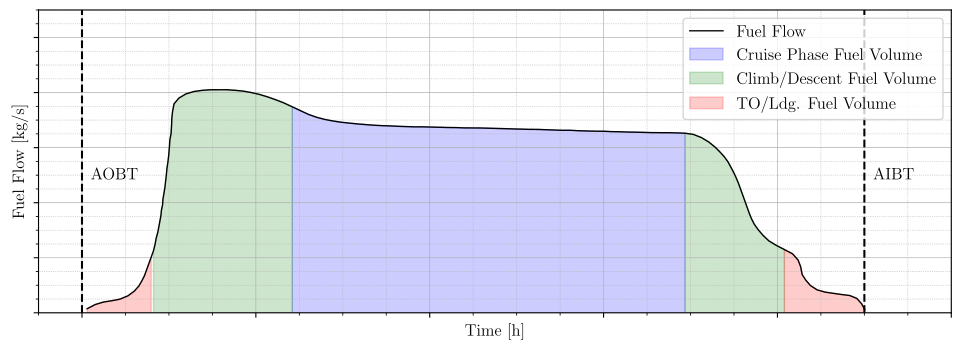

Python code for this plot:
#%%
# runs code as interactive cell 
# https://code.visualstudio.com/docs/python/jupyter-support-py

# IMPORTS #######################################

# sys
import os
# plotting
import matplotlib.pyplot as plt
# unit conversion
cm = 1/2.54 # for inches-cm conversion
# time manipulation
from datetime import datetime
# data science
import numpy as np
import pandas as pd

# SETUP #########################################

plt.rcParams.update({
    "text.usetex": True,
    "font.family": "Arial",
    "font.sans-serif": "Computer Modern",
    'font.size': 12
})

# DATA IMPORT ###################################

# based on "Total Fuel Burn" figure in:
# https://eaglepubs.erau.edu/introductiontoaerospaceflightvehicles/chapter/flight-range-endurance/
df_ff = pd.read_csv(
    filepath_or_buffer = r'data/data.csv'
)

# DATA MANIPULATION #############################

# FIGURE ########################################

# SETUP ######################

fig, ax = plt.subplots(
    num = 'main',
    nrows = 1,
    ncols = 1,
    dpi = 300,
    figsize=(30*cm, 10*cm), # A4=(210x297)mm,
)

# AXIS LIMITS ################

ax.set_xlim(-0.05, 1)
ax.set_ylim(0, 1.1)

# TICKS AND LABELS ###########

ax.minorticks_on()
ax.tick_params(axis='x', which='minor', bottom=True)
ax.tick_params(axis='both', which='both', labelbottom=False, labelleft=False)

# GRIDS ######################

ax.grid(which='major', axis='y', linestyle='-', linewidth = 0.5)
ax.grid(which='minor', axis='y', linestyle=':', linewidth = 0.5)
ax.grid(which='major', axis='x', linestyle='-', linewidth = 0.5)
ax.grid(which='minor', axis='x', linestyle=':', linewidth = 0.5)

# axes[0]IS LABELS ################

ax.set_xlabel('Time [h]')
ax.set_ylabel("Fuel Flow [kg/s]")

# PLOTTING ###################

plt.plot(
    df_ff['time'],
    df_ff['ff'].rolling(window=1).mean(),
    color='black',
    linestyle='-',
    linewidth=1,
    label = 'Fuel Flow'
)

x = df_ff['time'].rolling(window=1).mean()
y = df_ff['ff']

ax.fill_between(
    x,
    y,
    where = (x >= 0.24) & (x <= 0.7),
    alpha = 0.2, color='blue',
    label='Cruise Phase Fuel Volume'
)
ax.fill_between(
    x,
    y,
    where = (x >= 0.08) & (x <= 0.25),
    alpha = 0.2, color='green',
    label='Climb/Descent Fuel Volume'
)
ax.fill_between(
    x,
    y,
    where = (x >= 0.69) & (x <= 0.81),
    alpha = 0.2, color='green',
)
ax.fill_between(
    x,
    y,
    where = (x >= 0) & (x <= 0.08),
    alpha = 0.2, color='red',
    label='TO/Ldg. Fuel Volume'
)
ax.fill_between(
    x,
    y,
    where = (x >= 0.8) & (x <= 1),
    alpha = 0.2, color='red',
)

ax.axvline(x=0.9, color='black', linestyle='--')
ax.annotate(
    'AIBT',
    xy=(0.91, 0.5),
    xytext=(0.91, 0.5),
    fontsize=12,
    ha='left',
    va='center',
    color='black',
)

ax.axvline(x=0, color='black', linestyle='--')
ax.annotate(
    'AOBT',
    xy=(0.01, 0.5),
    xytext=(0.01, 0.5),
    fontsize=12,
    ha='left',
    va='center',
    color='black',
)

# LEGEND ####################

ax.legend(
    loc='upper right',
)

# EXPORT #########################################

file_path = os.path.abspath(__file__)
file_name = os.path.splitext(os.path.basename(file_path))[0]
figure_name: str = str(file_name + '.pdf')

plt.savefig(
    fname = figure_name,
    format="pdf",
    bbox_inches='tight',
    transparent = False
)
